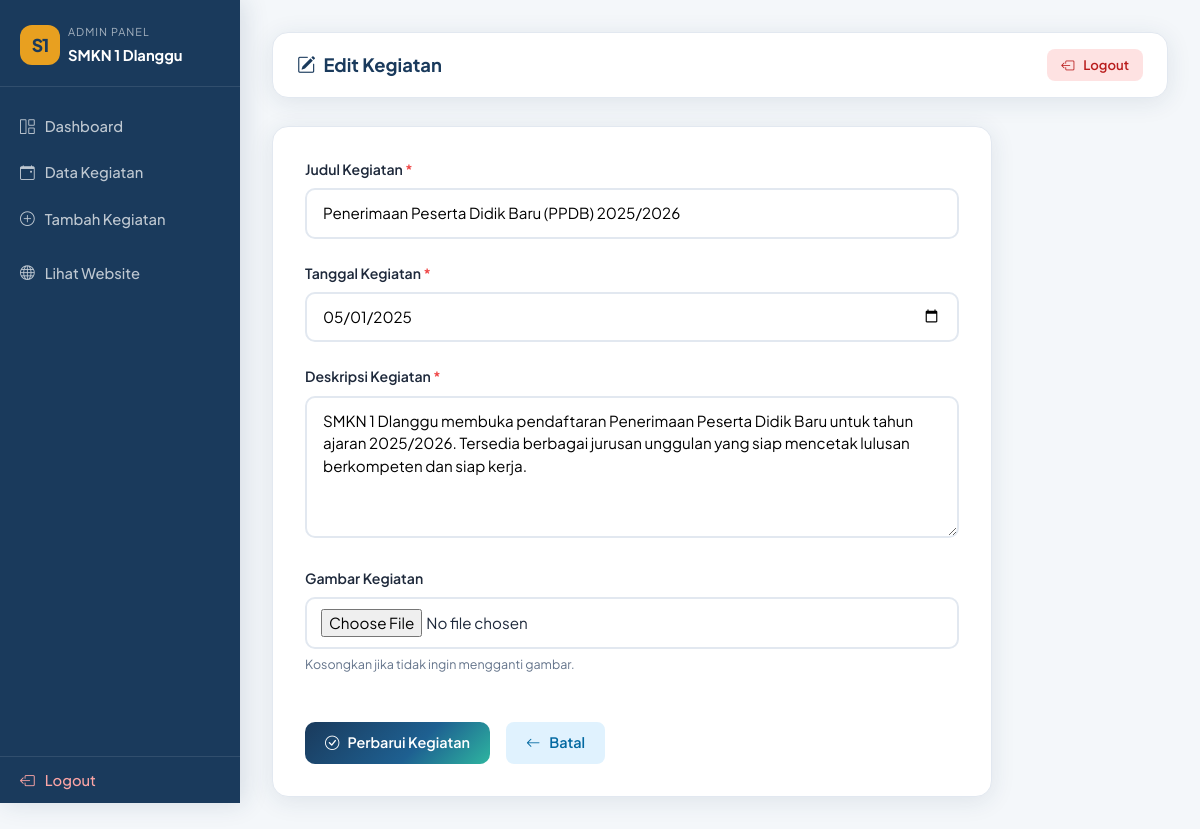
Screenshot of /admin/edit.php?id=6 (signed in) with the database file from the repository.
### tables this page shows
CREATE TABLE IF NOT EXISTS `kegiatan` (
  `id` int(11) NOT NULL AUTO_INCREMENT,
  `judul` varchar(255) NOT NULL,
  `deskripsi` text NOT NULL,
  `tanggal` date NOT NULL,
  `gambar` varchar(255) DEFAULT NULL,
  `created_at` timestamp NOT NULL DEFAULT CURRENT_TIMESTAMP,
  PRIMARY KEY (`id`)
);

### admin/edit.php (the view, shortened to what this page needs)
<?php
require_once '../config.php';
$id = intval($_GET['id'] ?? 0);
$stmt = $conn->prepare("SELECT * FROM kegiatan WHERE id = ? LIMIT 1");
$stmt->bind_param("i", $id);
$stmt->execute();
$result = $stmt->get_result();
$row = $result->fetch_assoc();
?>
<!DOCTYPE html>
<html lang="id">
<head>
  <link rel="stylesheet" href="https://cdn.jsdelivr.net/npm/bootstrap@5.3.2/dist/css/bootstrap.min.css">
  <link rel="stylesheet" href="https://cdn.jsdelivr.net/npm/bootstrap-icons@1.11.3/font/bootstrap-icons.min.css">
  <link rel="stylesheet" href="../assets/css/style.css">
</head>
<body style="overflow-x:hidden;">
<?php include 'sidebar.php'; ?>
<div class="admin-main">
  <div class="admin-topbar">
    <h4><i class="bi bi-pencil-square me-2"></i>Edit Kegiatan</h4>
    <a href="logout.php" class="btn-delete"><i class="bi bi-box-arrow-left me-1"></i> Logout</a>
  </div>
  <div class="form-card" style="max-width:720px;">
    <form method="POST" enctype="multipart/form-data">
      <div class="mb-4">
        <label class="form-label-smk">Judul Kegiatan <span style="color:#ef4444;">*</span></label>
        <input type="text" name="judul" class="form-control-smk"
          placeholder="Masukkan judul kegiatan"
          value="<?= htmlspecialchars($row['judul']) ?>" required>
      </div>
      <div class="mb-4">
        <label class="form-label-smk">Tanggal Kegiatan <span style="color:#ef4444;">*</span></label>
        <input type="date" name="tanggal" class="form-control-smk"
          value="<?= htmlspecialchars($row['tanggal']) ?>" required>
      </div>
      <div class="mb-4">
        <label class="form-label-smk">Deskripsi Kegiatan <span style="color:#ef4444;">*</span></label>
        <textarea name="deskripsi" class="form-control-smk" rows="5"
          placeholder="Tuliskan deskripsi kegiatan..." required
          style="resize:vertical;"><?= htmlspecialchars($row['deskripsi']) ?></textarea>
      </div>
      <div class="mb-5">
        <label class="form-label-smk">Gambar Kegiatan</label>
        <input type="file" name="gambar" class="form-control-smk" accept="image/*"
          style="padding:10px 14px;">
        <div style="font-size:0.78rem;color:var(--text-muted);margin-top:6px;">
          Kosongkan jika tidak ingin mengganti gambar.
        </div>
      </div>
      <div class="d-flex gap-3">
        <button type="submit" class="btn-primary-smk">
          <i class="bi bi-check-circle"></i> Perbarui Kegiatan
        </button>
        <a href="kegiatan.php" class="btn-edit" style="padding:10px 20px;font-size:0.9rem;">
          <i class="bi bi-arrow-left me-1"></i> Batal
        </a>
      </div>
    </form>
  </div>
</div>
</body>
</html>

### assets/css/style.css (style rules this page uses)
:root { --primary: #1a3a5c; --accent: #e8a020; --accent2: #2eb5a0; --bg: #f4f7fa; --bg-alt: #eef2f7; --white: #ffffff; --text: #1e293b; --text-muted: #64748b; --card-bg: #ffffff; --border: #e2e8f0; --shadow: 0 4px 24px rgba(26,58,92,0.10); --shadow-hover: 0 12px 40px rgba(26,58,92,0.20); --radius: 16px; --radius-sm: 8px; --gradient: linear-gradient(135deg, #1a3a5c 0%, #1e6091 60%, #2eb5a0 100%); }
* { margin: 0; padding: 0; box-sizing: border-box; }
html { scroll-behavior: smooth; }
body { font-family: 'Plus Jakarta Sans', sans-serif; background: var(--bg); color: var(--text); min-height: 100vh; }
.form-control-smk { border: 2px solid var(--border); border-radius: 10px; padding: 12px 16px; font-size: 0.95rem; font-family: 'Plus Jakarta Sans', sans-serif; transition: border-color 0.2s; width: 100%; }
.admin-main { margin-left: 240px; padding: 32px; min-height: 100vh; background: var(--bg); }
.admin-topbar { background: #fff; border-radius: var(--radius); padding: 16px 24px; margin-bottom: 28px; display: flex; align-items: center; justify-content: space-between; box-shadow: var(--shadow); border: 1px solid var(--border); }
.admin-topbar h4 { font-weight: 700; color: var(--primary); font-size: 1.15rem; margin: 0; }
.btn-primary-smk { background: var(--gradient); color: #fff; border: none; padding: 10px 20px; border-radius: 10px; font-weight: 600; font-size: 0.9rem; font-family: 'Plus Jakarta Sans', sans-serif; cursor: pointer; text-decoration: none; display: inline-flex; align-items: center; gap: 8px; transition: opacity 0.2s; }
.btn-edit { background: #e0f2fe; color: #0369a1; border: none; padding: 6px 14px; border-radius: 8px; font-size: 0.82rem; font-weight: 600; font-family: 'Plus Jakarta Sans', sans-serif; cursor: pointer; text-decoration: none; transition: background 0.15s; }
.btn-delete { background: #fee2e2; color: #b91c1c; border: none; padding: 6px 14px; border-radius: 8px; font-size: 0.82rem; font-weight: 600; font-family: 'Plus Jakarta Sans', sans-serif; cursor: pointer; text-decoration: none; transition: background 0.15s; }
.form-card { background: #fff; border-radius: var(--radius); box-shadow: var(--shadow); border: 1px solid var(--border); padding: 32px; }
.form-label-smk { font-weight: 600; font-size: 0.88rem; color: var(--text); margin-bottom: 8px; display: block; }
.btn-edit, .btn-delete { display: inline-flex; align-items: center; gap: 5px; white-space: nowrap; }

### rows the page displays
kegiatan: judul "Penerimaan Peserta Didik Baru (PPDB) 2025/2026", tanggal "05/01/2025", deskripsi "SMKN 1 Dlanggu membuka pendaftaran Penerimaan Peserta Didik Baru untuk tahun ajaran 2025/2026. Tersedia berbagai jurusan unggulan yang siap mencetak lulusan berkompeten dan siap kerja."
